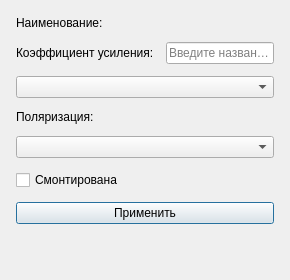
<?xml version="1.0" encoding="UTF-8"?>
<ui version="4.0">
 <class>AntennaForm</class>
 <widget class="QWidget" name="AntennaForm">
  <property name="sizePolicy">
   <sizepolicy hsizetype="Preferred" vsizetype="Preferred">
    <horstretch>0</horstretch>
    <verstretch>0</verstretch>
   </sizepolicy>
  </property>
  <property name="windowTitle">
   <string>Антенна</string>
  </property>
  <layout class="QVBoxLayout">
   <property name="spacing">
    <number>12</number>
   </property>
   <property name="leftMargin">
    <number>16</number>
   </property>
   <property name="topMargin">
    <number>16</number>
   </property>
   <property name="rightMargin">
    <number>16</number>
   </property>
   <property name="bottomMargin">
    <number>16</number>
   </property>
   <item>
    <widget class="QLabel" name="labelName">
     <property name="text">
      <string>Наименование:</string>
     </property>
    </widget>
   </item>
   <item>
    <layout class="QHBoxLayout" name="horizontalLayout">
     <item>
      <widget class="QLabel" name="labelGain">
       <property name="text">
        <string>Коэффициент усиления:</string>
       </property>
      </widget>
     </item>
     <item>
      <widget class="QLineEdit" name="nameEdit">
       <property name="sizePolicy">
        <sizepolicy hsizetype="Fixed" vsizetype="Fixed">
         <horstretch>0</horstretch>
         <verstretch>0</verstretch>
        </sizepolicy>
       </property>
       <property name="maximumSize">
        <size>
         <width>200</width>
         <height>26</height>
        </size>
       </property>
       <property name="placeholderText">
        <string>Введите название...</string>
       </property>
      </widget>
     </item>
    </layout>
   </item>
   <item>
    <widget class="QComboBox" name="gainBox"/>
   </item>
   <item>
    <widget class="QLabel" name="labelPol">
     <property name="text">
      <string>Поляризация:</string>
     </property>
    </widget>
   </item>
   <item>
    <widget class="QComboBox" name="polarizationBox"/>
   </item>
   <item>
    <widget class="QCheckBox" name="isMounted">
     <property name="text">
      <string>Смонтирована</string>
     </property>
    </widget>
   </item>
   <item>
    <widget class="QPushButton" name="applyBtn">
     <property name="text">
      <string>Применить</string>
     </property>
     <property name="default">
      <bool>true</bool>
     </property>
    </widget>
   </item>
   <item>
    <spacer name="verticalSpacer">
     <property name="orientation">
      <enum>Qt::Vertical</enum>
     </property>
     <property name="sizeHint" stdset="0">
      <size>
       <width>20</width>
       <height>40</height>
      </size>
     </property>
    </spacer>
   </item>
  </layout>
 </widget>
 <resources/>
 <connections/>
</ui>
